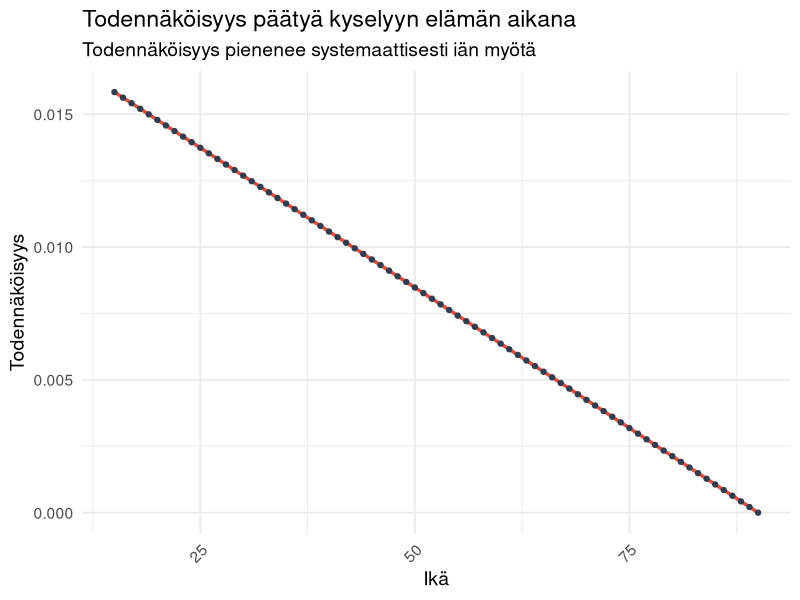

Source code (R):
## ---- chunk 1
set.seed(123)

N <- 4700000
true_mean <- 7.5
true_sd <- 1.2

# simuloidaan populaatio normaalijakaumasta
population <- rnorm(N, mean = true_mean, sd = true_sd)

# otetaan 1000 otoksen keskiarvoja
sample_means <- replicate(1000, {
  mean(sample(population, 1000))
})
## ---- chunk 2
set.seed(123)

N <- 100000

ages <- sample(15:90, N, replace = TRUE)
remaining_years <- pmax(0, 90 - ages)

p <- 1000 / 4700000

prob <- 1 - (1 - p)^remaining_years

summary(prob)
## ---- chunk 3
library(tidyverse)

df <- data.frame(
  age = ages,
  prob = prob
)

df %>%
 # mutate(age_group = cut(age, breaks = seq(15, 90, by = 5))) %>%
  group_by(age) %>%
  summarise(prob = mean(prob)) %>%
  ggplot(aes(x = age, y = prob, group = 1)) +
  geom_line(color = "#E74C3C", linewidth = 1.2) +
  geom_point(color = "#2C3E50") +
  labs(
    title = "Todennäköisyys päätyä kyselyyn elämän aikana",
    subtitle = "Todennäköisyys pienenee systemaattisesti iän myötä",
    x = "Ikä",
    y = "Todennäköisyys"
  ) +
  theme_minimal(base_size = 14) +
  theme(axis.text.x = element_text(angle = 45, hjust = 1))
